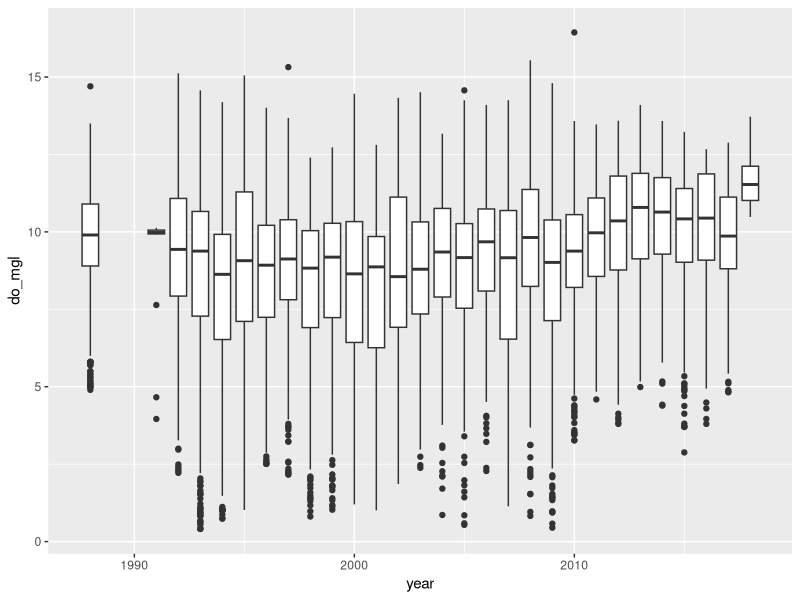
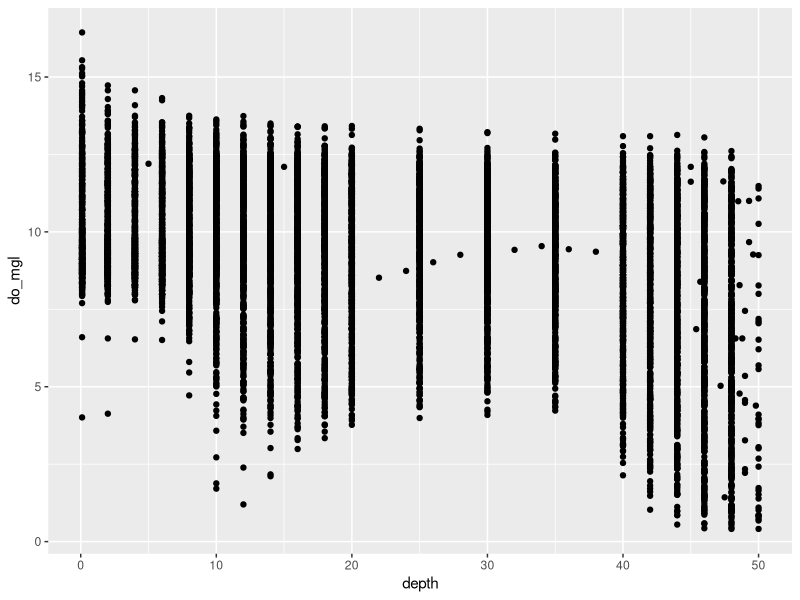
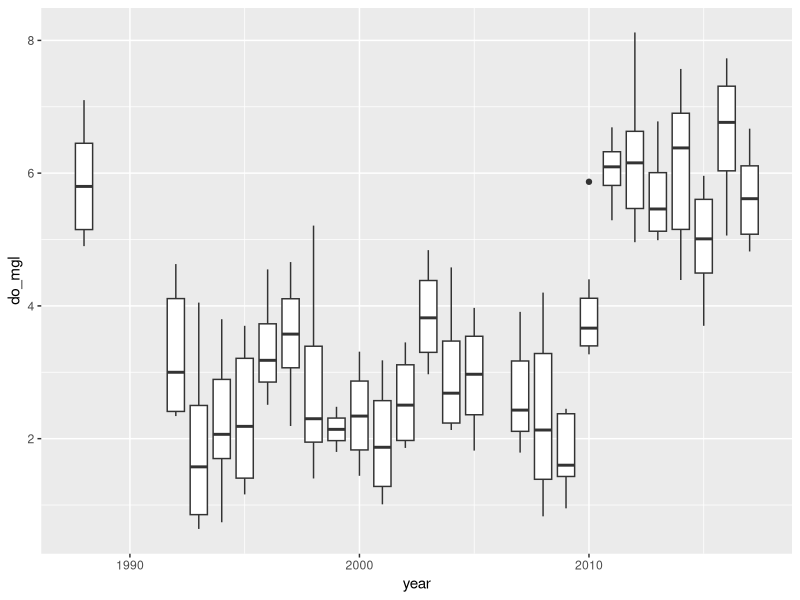
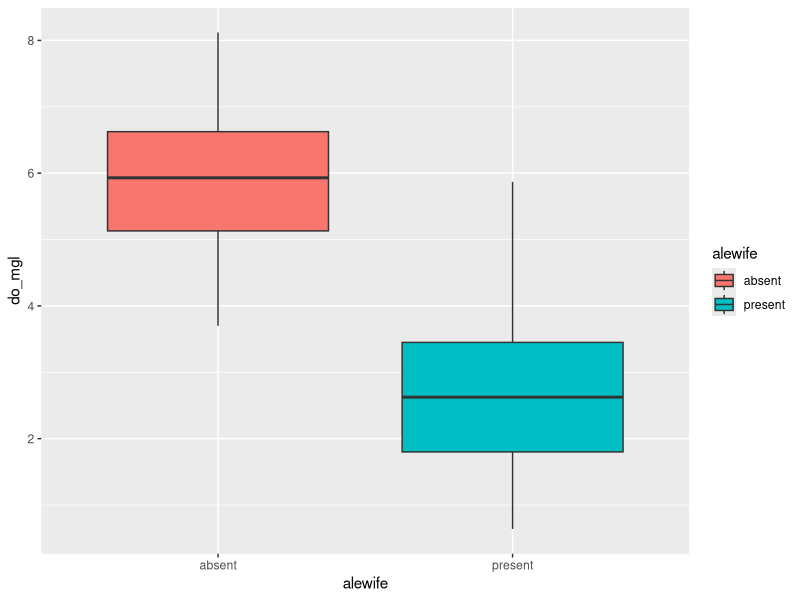
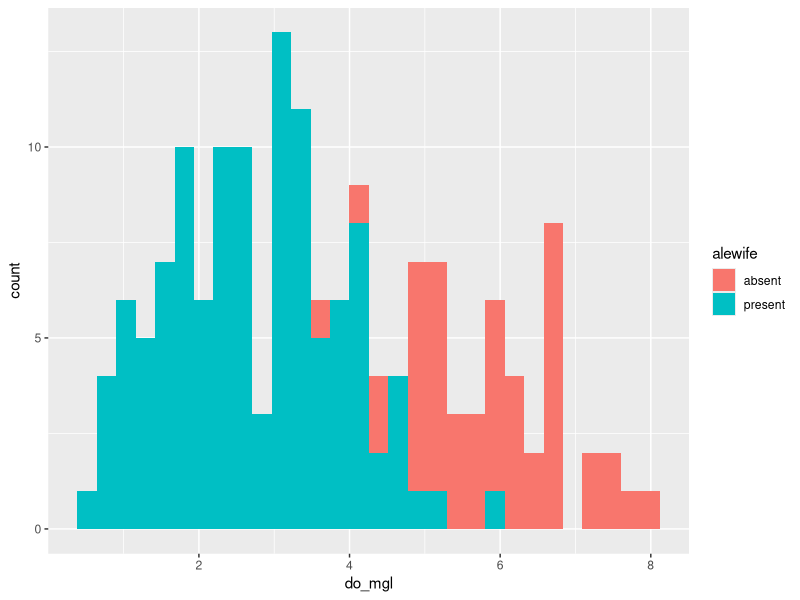
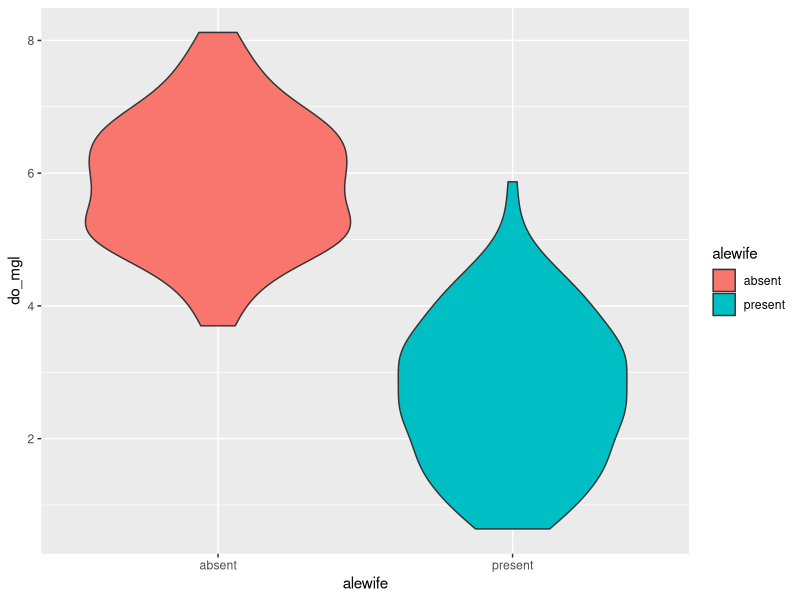
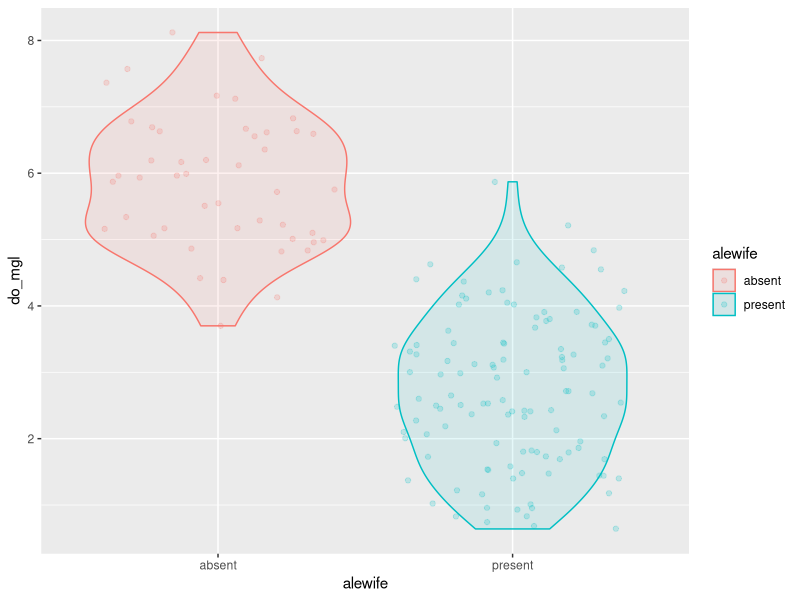
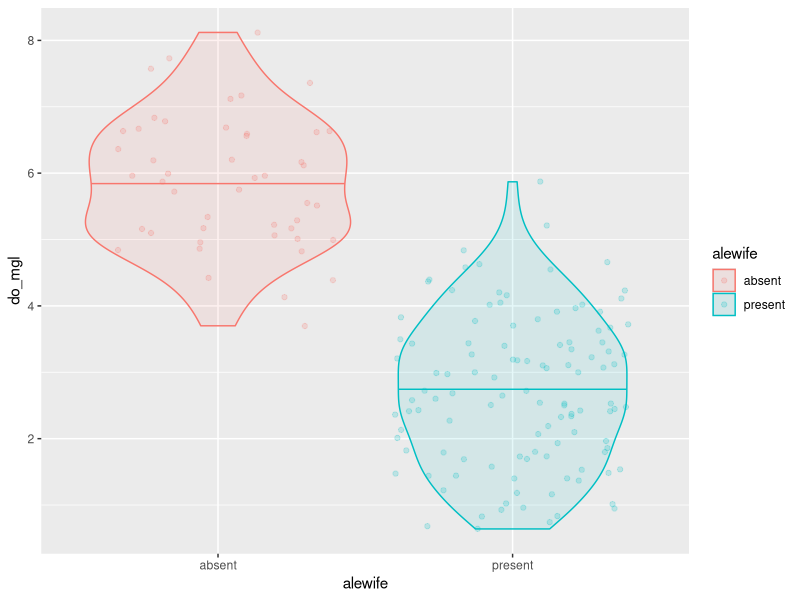

Write the R code that produced these figures, in order.
## ---- chunk 1

## ---- chunk 2
library(tidyverse)

## ---- chunk 3
otsego <- read.csv(file = "data/physical.csv", header = TRUE)

## ---- chunk 4
# Insert code for this here
# This is a reminder for me to have people
# do this, not a leftover reminder to put code here.
# Do it. I'll demonstrate, don't worry!

## ---- chunk 5
# This will do it all at once!
ann <- # Front-end object assignment
  otsego %>% # Pass otsego to the group_by function
  group_by(year) %>% # Group by year and pass to summarize
  summarize(avg = mean(do_mgl))
## ---- chunk 6
tempdf <- group_by(otsego, year) # Create data frame to hold grouped data
ann <- summarize( tempdf, avg = mean(do_mgl) ) # Summarize mean do_mgl by year

## ---- chunk 7
ann <- # Front-end object assignment
  otsego %>% # Pass otsego to the group_by function
  group_by(year) %>% # Group by year and pass to summarize
  summarize(avg = mean(do_mgl, na.rm = TRUE))
## ---- chunk 8
bp <- ggplot(otsego, aes(x = year, y = do_mgl)) +
  geom_boxplot(aes(group = year))

print(bp)
## ---- chunk 9
sp <- ggplot(otsego, aes(x = depth, y = do_mgl)) +
  geom_point()

print(sp)
## ---- chunk 10
hypo <- # Front-end object assignment
  otsego %>% # Pass otsego to the subset function
  subset(depth > 40 & month == 10) # Select depths > 40 m in October
## ---- chunk 11
ggplot(hypo, aes(x = year, y = do_mgl)) +
  geom_boxplot(mapping = aes(group = year))

## ---- chunk 12
hypo <- hypo %>%
  subset(year > 1988)

## ---- chunk 13
hypo$alewife <- "present"
## ---- chunk 14
hypo$alewife[hypo$year > 2010] <- "absent"

## ---- chunk 15
# Insert code for this here
# This is a reminder for me to have people
# do this, not a leftover reminder to put code here.
# Do it. I'll demonstrate, don't worry!

## ---- chunk 16
ggplot(hypo, aes(x = alewife, y = do_mgl, fill = alewife)) +
  geom_boxplot()

## ---- chunk 17
ggplot(hypo, aes(x = do_mgl, fill = alewife)) +
  geom_histogram()

## ---- chunk 18
ggplot(hypo, aes(x = alewife, y = do_mgl, fill = alewife)) +
  geom_violin()

## ---- chunk 19
ggplot(hypo, 
       aes(x = alewife, y = do_mgl, color = alewife, fill = alewife)) +
  geom_violin(alpha = 0.10) +
  geom_jitter(alpha = 0.20)

## ---- chunk 20
ggplot(hypo, 
       aes(x = alewife, y = do_mgl, color = alewife, fill = alewife)) +
  geom_violin(alpha = 0.10, draw_quantiles = 0.50) +
  geom_jitter(alpha = 0.20)

## ---- chunk 21
ggplot(hypo, 
       aes(x = alewife, y = do_mgl, color = alewife, fill = alewife)) +
  geom_violin(alpha = 0.10, draw_quantiles = 0.50) +
  geom_jitter(alpha = 0.20) +
  scale_x_discrete(labels = c("Absent", "Present")) +
  xlab("Alewife presence or absence") +
  ylab("Dissolved oxygen (mg/l)") +
  labs(fill = "Alewife", color = "Alewife") +
  theme(axis.title.x = element_text(vjust = -1),
        axis.title.y = element_text(vjust = 3)
        )

## ---- chunk 22
ggplot(hypo, 
       aes(x = alewife, y = do_mgl, color = alewife, fill = alewife)) +
  geom_violin(alpha = 0.10, draw_quantiles = 0.50) +
  geom_jitter(alpha = 0.20) +
  scale_x_discrete(labels = c("Absent", "Present")) +
  xlab("Alewife presence or absence") +
  ylab("Dissolved oxygen (mg/l)") +
  labs(fill = "Alewife", color = "Alewife") +
  theme_bw() +
  theme(axis.title.x = element_text(vjust = -1),
        axis.title.y = element_text(vjust = 3),
        panel.grid = element_blank()
        )

## ---- chunk 23
ggplot(hypo, 
       aes(x = alewife, y = do_mgl, color = alewife, fill = alewife)) +
  geom_violin(alpha = 0.10, draw_quantiles = 0.50) +
  geom_jitter(alpha = 0.20) +
  scale_x_discrete(labels = c("Absent", "Present")) +
  scale_fill_manual(values = c("gray40", "black")) +
  scale_color_manual(values = c("gray40", "black")) +
  xlab("Alewife presence or absence") +
  ylab("Dissolved oxygen (mg/l)") +
  labs(fill = "Alewife", color = "Alewife") +
  theme_bw() +
  theme(axis.title.x = element_text(vjust = -1),
        axis.title.y = element_text(vjust = 3),
        panel.grid = element_blank()
        )

## ---- chunk 24
ggplot(hypo, 
       aes(x = alewife, y = do_mgl, color = alewife, fill = alewife)) +
  geom_boxplot(alpha = 0.10, width = 0.3) +
  geom_jitter(alpha = 0.20, width = .1) +
  scale_x_discrete(labels = c("Absent", "Present")) +
  scale_fill_manual(values = c("gray40", "black")) +
  scale_color_manual(values = c("gray40", "black")) +
  xlab("Alewife presence or absence") +
  ylab("Dissolved oxygen (mg/l)") +
  labs(fill = "Alewife", color = "Alewife") +
  theme_bw() +
  theme(axis.title.x = element_text(vjust = -1),
        axis.title.y = element_text(vjust = 3),
        panel.grid = element_blank()
        )

## ---- chunk 25
ggplot(hypo, 
       aes(x = do_mgl, color = alewife, fill = alewife)) +
  geom_histogram(alpha = 0.20) +
  scale_fill_manual(values = c("gray40", "black")) +
  scale_color_manual(values = c("gray40", "black")) +
  ylab("Frequency of observation") +
  xlab("Dissolved oxygen (mg/l)") +
  labs(fill = "Alewife", color = "Alewife") +
  theme_bw() +
  theme(axis.title.x = element_text(vjust = -1),
        axis.title.y = element_text(vjust = 3),
        panel.grid = element_blank()
        )

## ---- chunk 26
ggplot(hypo, 
       aes(x = do_mgl, color = alewife, fill = alewife)) +
  geom_histogram(alpha = 0.20) +
  scale_fill_manual(values = c("gray40", "black")) +
  scale_color_manual(values = c("gray40", "black")) +
  ylab("Frequency of observation") +
  xlab("Dissolved oxygen (mg/l)") +
  labs(fill = "Alewife", color = "Alewife") +
  facet_wrap(~alewife) +
  theme_bw() +
  theme(axis.title.x = element_text(vjust = -1),
        axis.title.y = element_text(vjust = 3),
        panel.grid = element_blank()
        )

